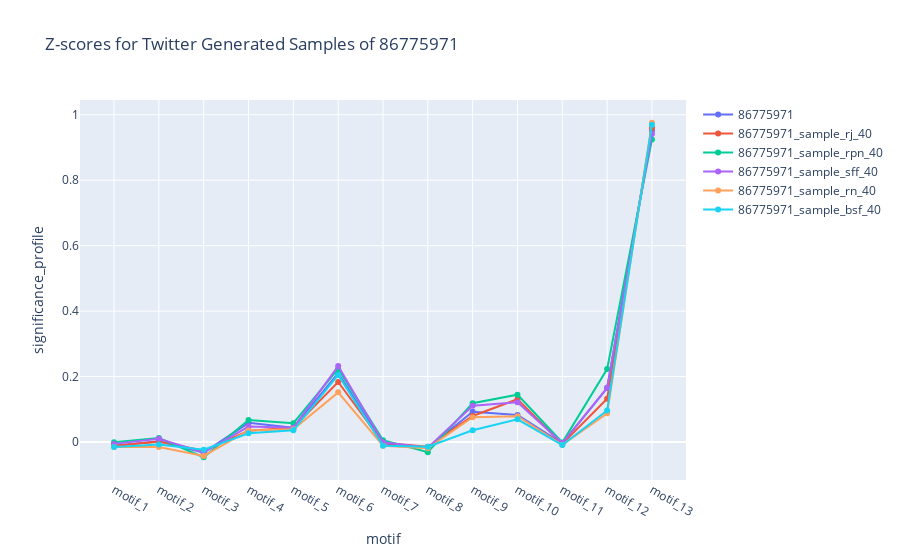
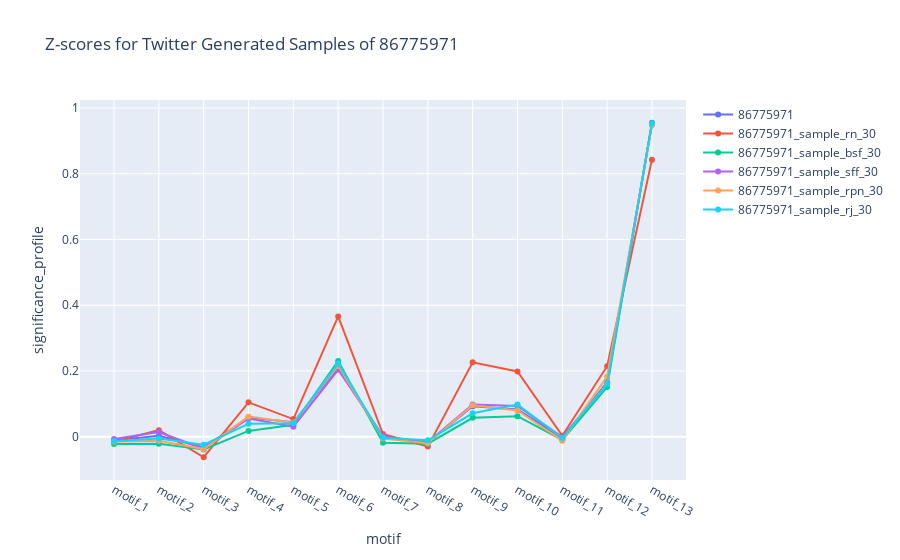
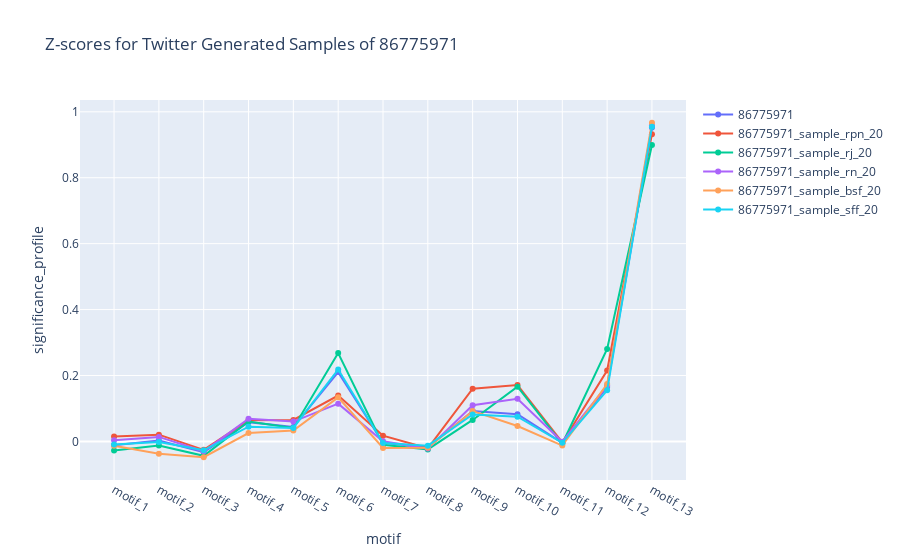
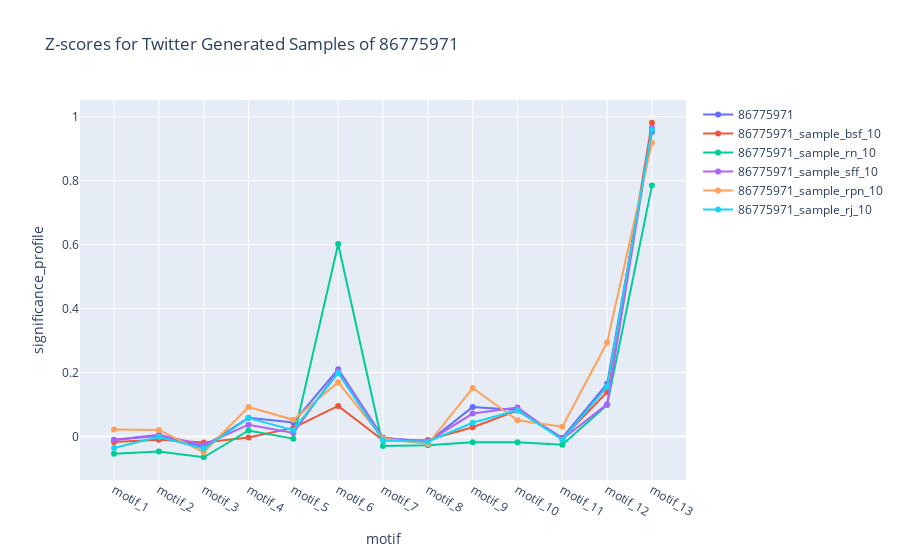

Source (notebook cell) for these figures, in order:
### Code cell
sample_percents = ['40', '30', '20', '10']

selected_graph = "86775971"

for sp in sample_percents:
    # Query data
    query_df = motif_twitter.query(
        "graph_name == @selected_graph or (graph_name.str.startswith(@selected_graph) and graph_name.str.endswith(@sp))",
    )

    plot_line_chart(
        query_df,
        f"Z-scores for Twitter Generated Samples of {selected_graph}",
        "motif",
        "significance_profile",
    )

### Figure 1 — Plotly figure (JSON) as saved in the notebook; plotly's stock layout.template omitted (floating-point values rounded to 4 significant figures)
{"data": [{"mode": "lines+markers", "name": "86775971", "type": "scatter", "x": ["motif_1", "motif_2", "motif_3", "motif_4", "motif_5", "motif_6", "motif_7", "motif_8", "motif_9", "motif_10", "motif_11", "motif_12", "motif_13"], "y": [-0.01127, 0.002505, -0.03255, 0.05855, 0.04374, 0.2104, -0.003768, -0.01842, 0.09237, 0.08283, -0.00425, 0.1649, 0.952]}, {"mode": "lines+markers", "name": "86775971_sample_rj_40", "type": "scatter", "x": ["motif_1", "motif_2", "motif_3", "motif_4", "motif_5", "motif_6", "motif_7", "motif_8", "motif_9", "motif_10", "motif_11", "motif_12", "motif_13"], "y": [-0.01104, 0.00123, -0.02677, 0.03482, 0.04393, 0.1836, -0.002185, -0.01463, 0.07971, 0.1308, -0.005643, 0.1322, 0.9597]}, {"mode": "lines+markers", "name": "86775971_sample_rpn_40", "type": "scatter", "x": ["motif_1", "motif_2", "motif_3", "motif_4", "motif_5", "motif_6", "motif_7", "motif_8", "motif_9", "motif_10", "motif_11", "motif_12", "motif_13"], "y": [-0.0005559, 0.01221, -0.0465, 0.0672, 0.05741, 0.2233, 0.005744, -0.03109, 0.1184, 0.1447, -0.00143, 0.223, 0.9243]}, {"mode": "lines+markers", "name": "86775971_sample_sff_40", "type": "scatter", "x": ["motif_1", "motif_2", "motif_3", "motif_4", "motif_5", "motif_6", "motif_7", "motif_8", "motif_9", "motif_10", "motif_11", "motif_12", "motif_13"], "y": [-0.00566, 0.009844, -0.03209, 0.04732, 0.04366, 0.232, -0.0003601, -0.01714, 0.111, 0.1214, -0.002988, 0.1655, 0.9413]}, {"mode": "lines+markers", "name": "86775971_sample_rn_40", "type": "scatter", "x": ["motif_1", "motif_2", "motif_3", "motif_4", "motif_5", "motif_6", "motif_7", "motif_8", "motif_9", "motif_10", "motif_11", "motif_12", "motif_13"], "y": [-0.01548, -0.01512, -0.04254, 0.03548, 0.0389, 0.1518, -0.01116, -0.01928, 0.07605, 0.07906, -0.008234, 0.08756, 0.9755]}, {"mode": "lines+markers", "name": "86775971_sample_bsf_40", "type": "scatter", "x": ["motif_1", "motif_2", "motif_3", "motif_4", "motif_5", "motif_6", "motif_7", "motif_8", "motif_9", "motif_10", "motif_11", "motif_12", "motif_13"], "y": [-0.01496, -0.007925, -0.02326, 0.0269, 0.03565, 0.2049, -0.01147, -0.01436, 0.03583, 0.06924, -0.00929, 0.0965, 0.9692]}], "layout": {"title": {"text": "Z-scores for Twitter Generated Samples of 86775971"}, "xaxis": {"title": {"text": "motif"}}, "yaxis": {"title": {"text": "significance_profile"}}}}

### Figure 2 — Plotly figure (JSON) as saved in the notebook; plotly's stock layout.template omitted (floating-point values rounded to 4 significant figures)
{"data": [{"mode": "lines+markers", "name": "86775971", "type": "scatter", "x": ["motif_1", "motif_2", "motif_3", "motif_4", "motif_5", "motif_6", "motif_7", "motif_8", "motif_9", "motif_10", "motif_11", "motif_12", "motif_13"], "y": [-0.01127, 0.002505, -0.03255, 0.05855, 0.04374, 0.2104, -0.003768, -0.01842, 0.09237, 0.08283, -0.00425, 0.1649, 0.952]}, {"mode": "lines+markers", "name": "86775971_sample_rn_30", "type": "scatter", "x": ["motif_1", "motif_2", "motif_3", "motif_4", "motif_5", "motif_6", "motif_7", "motif_8", "motif_9", "motif_10", "motif_11", "motif_12", "motif_13"], "y": [-0.01542, 0.01985, -0.06259, 0.1044, 0.05353, 0.3659, 0.00805, -0.03022, 0.2264, 0.1982, 0.002848, 0.2144, 0.8428]}, {"mode": "lines+markers", "name": "86775971_sample_bsf_30", "type": "scatter", "x": ["motif_1", "motif_2", "motif_3", "motif_4", "motif_5", "motif_6", "motif_7", "motif_8", "motif_9", "motif_10", "motif_11", "motif_12", "motif_13"], "y": [-0.02254, -0.02131, -0.03905, 0.01756, 0.03629, 0.2302, -0.01881, -0.02126, 0.05749, 0.06226, -0.01013, 0.1509, 0.955]}, {"mode": "lines+markers", "name": "86775971_sample_sff_30", "type": "scatter", "x": ["motif_1", "motif_2", "motif_3", "motif_4", "motif_5", "motif_6", "motif_7", "motif_8", "motif_9", "motif_10", "motif_11", "motif_12", "motif_13"], "y": [-0.007027, 0.01417, -0.0369, 0.05545, 0.03048, 0.2035, 0.00151, -0.01665, 0.09763, 0.09338, -0.001565, 0.1635, 0.9527]}, {"mode": "lines+markers", "name": "86775971_sample_rpn_30", "type": "scatter", "x": ["motif_1", "motif_2", "motif_3", "motif_4", "motif_5", "motif_6", "motif_7", "motif_8", "motif_9", "motif_10", "motif_11", "motif_12", "motif_13"], "y": [-0.01506, -0.0123, -0.03775, 0.06098, 0.04277, 0.2153, -0.005912, -0.02004, 0.09563, 0.07995, -0.01203, 0.1826, 0.947]}, {"mode": "lines+markers", "name": "86775971_sample_rj_30", "type": "scatter", "x": ["motif_1", "motif_2", "motif_3", "motif_4", "motif_5", "motif_6", "motif_7", "motif_8", "motif_9", "motif_10", "motif_11", "motif_12", "motif_13"], "y": [-0.01355, -0.005455, -0.0242, 0.03929, 0.04087, 0.2229, -0.003611, -0.01086, 0.0712, 0.09753, -0.003982, 0.1605, 0.9517]}], "layout": {"title": {"text": "Z-scores for Twitter Generated Samples of 86775971"}, "xaxis": {"title": {"text": "motif"}}, "yaxis": {"title": {"text": "significance_profile"}}}}

### Figure 3 — Plotly figure (JSON) as saved in the notebook; plotly's stock layout.template omitted (floating-point values rounded to 4 significant figures)
{"data": [{"mode": "lines+markers", "name": "86775971", "type": "scatter", "x": ["motif_1", "motif_2", "motif_3", "motif_4", "motif_5", "motif_6", "motif_7", "motif_8", "motif_9", "motif_10", "motif_11", "motif_12", "motif_13"], "y": [-0.01127, 0.002505, -0.03255, 0.05855, 0.04374, 0.2104, -0.003768, -0.01842, 0.09237, 0.08283, -0.00425, 0.1649, 0.952]}, {"mode": "lines+markers", "name": "86775971_sample_rpn_20", "type": "scatter", "x": ["motif_1", "motif_2", "motif_3", "motif_4", "motif_5", "motif_6", "motif_7", "motif_8", "motif_9", "motif_10", "motif_11", "motif_12", "motif_13"], "y": [0.01466, 0.02062, -0.02551, 0.06468, 0.06527, 0.1393, 0.01759, -0.02082, 0.1599, 0.1711, -0.003174, 0.2152, 0.9322]}, {"mode": "lines+markers", "name": "86775971_sample_rj_20", "type": "scatter", "x": ["motif_1", "motif_2", "motif_3", "motif_4", "motif_5", "motif_6", "motif_7", "motif_8", "motif_9", "motif_10", "motif_11", "motif_12", "motif_13"], "y": [-0.02761, -0.01215, -0.04364, 0.06058, 0.04108, 0.268, -0.01016, -0.02426, 0.06525, 0.1659, -0.007038, 0.2805, 0.8993]}, {"mode": "lines+markers", "name": "86775971_sample_rn_20", "type": "scatter", "x": ["motif_1", "motif_2", "motif_3", "motif_4", "motif_5", "motif_6", "motif_7", "motif_8", "motif_9", "motif_10", "motif_11", "motif_12", "motif_13"], "y": [0.003908, 0.0138, -0.0298, 0.06897, 0.06023, 0.1147, 0.0007226, -0.02174, 0.11, 0.1295, -0.0006981, 0.1697, 0.9588]}, {"mode": "lines+markers", "name": "86775971_sample_bsf_20", "type": "scatter", "x": ["motif_1", "motif_2", "motif_3", "motif_4", "motif_5", "motif_6", "motif_7", "motif_8", "motif_9", "motif_10", "motif_11", "motif_12", "motif_13"], "y": [-0.01285, -0.03737, -0.04794, 0.02544, 0.03321, 0.1338, -0.01967, -0.01896, 0.09203, 0.04677, -0.01257, 0.1741, 0.9668]}, {"mode": "lines+markers", "name": "86775971_sample_sff_20", "type": "scatter", "x": ["motif_1", "motif_2", "motif_3", "motif_4", "motif_5", "motif_6", "motif_7", "motif_8", "motif_9", "motif_10", "motif_11", "motif_12", "motif_13"], "y": [-0.00919, -0.00158, -0.02677, 0.04479, 0.04086, 0.2185, -0.004574, -0.01274, 0.08201, 0.07508, -0.004128, 0.155, 0.9546]}], "layout": {"title": {"text": "Z-scores for Twitter Generated Samples of 86775971"}, "xaxis": {"title": {"text": "motif"}}, "yaxis": {"title": {"text": "significance_profile"}}}}

### Figure 4 — Plotly figure (JSON) as saved in the notebook; plotly's stock layout.template omitted (floating-point values rounded to 4 significant figures)
{"data": [{"mode": "lines+markers", "name": "86775971", "type": "scatter", "x": ["motif_1", "motif_2", "motif_3", "motif_4", "motif_5", "motif_6", "motif_7", "motif_8", "motif_9", "motif_10", "motif_11", "motif_12", "motif_13"], "y": [-0.01127, 0.002505, -0.03255, 0.05855, 0.04374, 0.2104, -0.003768, -0.01842, 0.09237, 0.08283, -0.00425, 0.1649, 0.952]}, {"mode": "lines+markers", "name": "86775971_sample_bsf_10", "type": "scatter", "x": ["motif_1", "motif_2", "motif_3", "motif_4", "motif_5", "motif_6", "motif_7", "motif_8", "motif_9", "motif_10", "motif_11", "motif_12", "motif_13"], "y": [-0.01733, -0.01052, -0.01915, -0.003002, 0.0267, 0.09534, -0.01204, -0.01074, 0.02887, 0.08091, -0.007235, 0.1389, 0.981]}, {"mode": "lines+markers", "name": "86775971_sample_rn_10", "type": "scatter", "x": ["motif_1", "motif_2", "motif_3", "motif_4", "motif_5", "motif_6", "motif_7", "motif_8", "motif_9", "motif_10", "motif_11", "motif_12", "motif_13"], "y": [-0.05388, -0.04727, -0.06506, 0.01881, -0.006986, 0.6019, -0.02975, -0.02738, -0.01825, -0.01821, -0.02595, 0.09818, 0.7844]}, {"mode": "lines+markers", "name": "86775971_sample_sff_10", "type": "scatter", "x": ["motif_1", "motif_2", "motif_3", "motif_4", "motif_5", "motif_6", "motif_7", "motif_8", "motif_9", "motif_10", "motif_11", "motif_12", "motif_13"], "y": [-0.01034, 0.004944, -0.02656, 0.03682, 0.01109, 0.2057, -0.004823, -0.01537, 0.07165, 0.09041, -0.009122, 0.101, 0.9652]}, {"mode": "lines+markers", "name": "86775971_sample_rpn_10", "type": "scatter", "x": ["motif_1", "motif_2", "motif_3", "motif_4", "motif_5", "motif_6", "motif_7", "motif_8", "motif_9", "motif_10", "motif_11", "motif_12", "motif_13"], "y": [0.02139, 0.02028, -0.04933, 0.0922, 0.05195, 0.1694, -0.006405, -0.02377, 0.1515, 0.05057, 0.0306, 0.2936, 0.9184]}, {"mode": "lines+markers", "name": "86775971_sample_rj_10", "type": "scatter", "x": ["motif_1", "motif_2", "motif_3", "motif_4", "motif_5", "motif_6", "motif_7", "motif_8", "motif_9", "motif_10", "motif_11", "motif_12", "motif_13"], "y": [-0.03618, -0.001435, -0.03854, 0.05778, 0.01958, 0.1984, -0.013, -0.0165, 0.04271, 0.08208, -0.01006, 0.156, 0.9595]}], "layout": {"title": {"text": "Z-scores for Twitter Generated Samples of 86775971"}, "xaxis": {"title": {"text": "motif"}}, "yaxis": {"title": {"text": "significance_profile"}}}}
